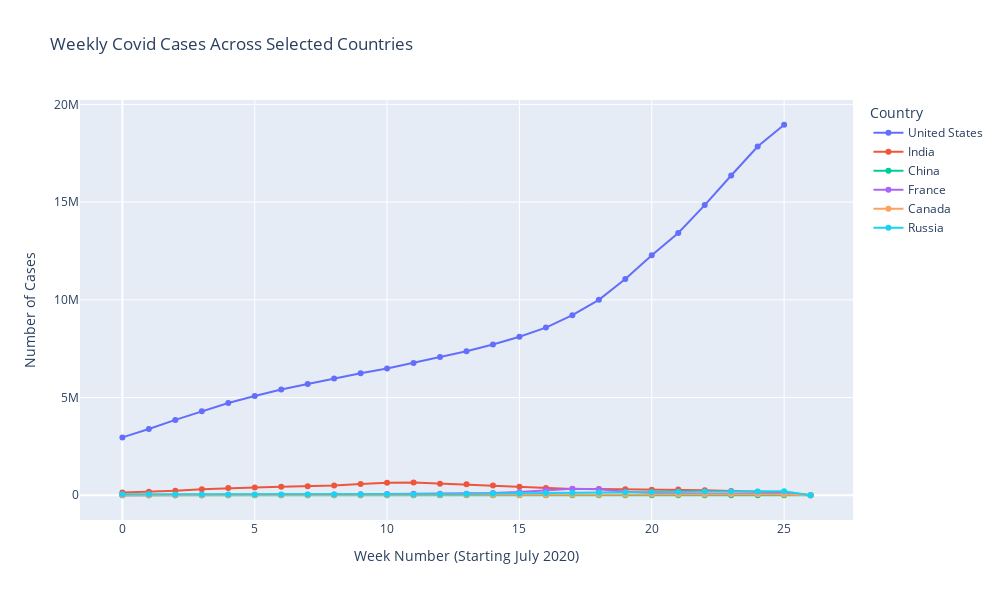

Here is the notebook cell this chart was saved with:
### Markdown cell above
## Normalize the data by population.

### Code cell
def create_country_case_trend_figure(data, title, x_label, y_label, file_name):
    # Initialize the figure object
    fig = go.Figure()

    # Add traces for each country
    for country, cases in data.items():
        fig.add_trace(go.Scatter(
            x=data.index, 
            y=cases, 
            mode='lines+markers',  # Added markers for better visibility
            name=country
        ))

    # Update layout to include titles and axis labels
    fig.update_layout(
        title=title,
        xaxis_title=x_label,
        yaxis_title=y_label,
        legend_title="Country",
        showlegend=True,
        width=1000,  \
        height=600    
    )

    # Save the figure as an image file
    fig.write_image(file_name)
    return fig

# Create a DataFrame for cases
country_cases = pd.DataFrame({
    "United States": pd.Series(weekly_cases_us_data),
    "India": pd.Series(weekly_data_cases.get("India", [0] * len(weekly_cases_us_data))),
    "China": pd.Series(weekly_data_cases.get("China", [0] * len(weekly_cases_us_data))),
    "France": pd.Series(weekly_data_cases.get("France", [0] * len(weekly_cases_us_data))),
    "Canada": pd.Series(weekly_data_cases.get("Canada", [0] * len(weekly_cases_us_data))),
    "Russia": pd.Series(weekly_data_cases.get("Russia", [0] * len(weekly_cases_us_data)))
})

# Call the function to create and display the figure
fig = create_country_case_trend_figure(
    country_cases,
    'Weekly Covid Cases Across Selected Countries',
    'Week Number (Starting July 2020)',
    'Number of Cases',
    "five_countries_comparison_cases.png"
)

# Display the figure
fig.show()

### Figure 1 — Plotly figure (JSON) as saved in the notebook; plotly's stock layout.template omitted (floating-point values rounded to 4 significant figures)
{"data": [{"mode": "lines+markers", "name": "United States", "type": "scatter", "x": [0, 1, 2, 3, 4, 5, 6, 7, 8, 9, 10, 11, 12, 13, 14, 15, 16, 17, 18, 19, 20, 21, 22, 23, 24, 25, 26], "y": [2961395, 3387712, 3856816, 4303499, 4719867, 5082446, 5406755, 5689908, 5972021, 6247589, 6485334, 6763219, 7069807, 7371498, 7712473, 8110024, 8578637, 9214833, 10000648, 11071050, 12280817, 13424933, 14847602, 16363412, 17848765, 18959735, null]}, {"mode": "lines+markers", "name": "India", "type": "scatter", "x": [0, 1, 2, 3, 4, 5, 6, 7, 8, 9, 10, 11, 12, 13, 14, 15, 16, 17, 18, 19, 20, 21, 22, 23, 24, 25, 26], "y": [144306, 176388, 228065, 307904, 365201, 402287, 436672, 455258, 497793, 571078, 640545, 646263, 591913, 556841, 504433, 440745, 370260, 319271, 323672, 306825, 281227, 297113, 251303, 212807, 174194, 156627, 0]}, {"mode": "lines+markers", "name": "China", "type": "scatter", "x": [0, 1, 2, 3, 4, 5, 6, 7, 8, 9, 10, 11, 12, 13, 14, 15, 16, 17, 18, 19, 20, 21, 22, 23, 24, 25, 26], "y": [116, 216, 415, 902, 1463, 847, 612, 380, 210, 166, 149, 174, 126, 155, 184, 184, 185, 247, 274, 233, 220, 681, 831, 790, 766, 608, 0]}, {"mode": "lines+markers", "name": "France", "type": "scatter", "x": [0, 1, 2, 3, 4, 5, 6, 7, 8, 9, 10, 11, 12, 13, 14, 15, 16, 17, 18, 19, 20, 21, 22, 23, 24, 25, 26], "y": [2324, 2853, 3510, 5565, 7676, 10899, 16650, 25208, 37753, 50197, 61432, 73481, 72509, 74819, 116159, 167835, 261329, 332505, 303116, 176429, 114947, 77077, 71372, 77674, 92919, 83888, 0]}, {"mode": "lines+markers", "name": "Canada", "type": "scatter", "x": [0, 1, 2, 3, 4, 5, 6, 7, 8, 9, 10, 11, 12, 13, 14, 15, 16, 17, 18, 19, 20, 21, 22, 23, 24, 25, 26], "y": [2296, 2035, 2544, 3535, 3105, 2672, 2682, 2720, 2938, 3814, 4502, 6285, 8545, 12203, 15458, 15989, 17626, 20267, 23810, 31509, 33401, 38345, 43504, 46271, 46504, 43898, 0]}, {"mode": "lines+markers", "name": "Russia", "type": "scatter", "x": [0, 1, 2, 3, 4, 5, 6, 7, 8, 9, 10, 11, 12, 13, 14, 15, 16, 17, 18, 19, 20, 21, 22, 23, 24, 25, 26], "y": [46814, 45911, 44384, 40939, 38385, 36666, 35317, 33896, 33577, 35179, 37306, 40588, 48039, 63563, 83717, 100616, 114543, 122904, 137553, 151491, 163504, 179987, 191454, 193158, 194449, 201871, 0]}], "layout": {"height": 600, "legend": {"title": {"text": "Country"}}, "showlegend": true, "title": {"text": "Weekly Covid Cases Across Selected Countries"}, "width": 1000, "xaxis": {"title": {"text": "Week Number (Starting July 2020)"}}, "yaxis": {"title": {"text": "Number of Cases"}}}}
